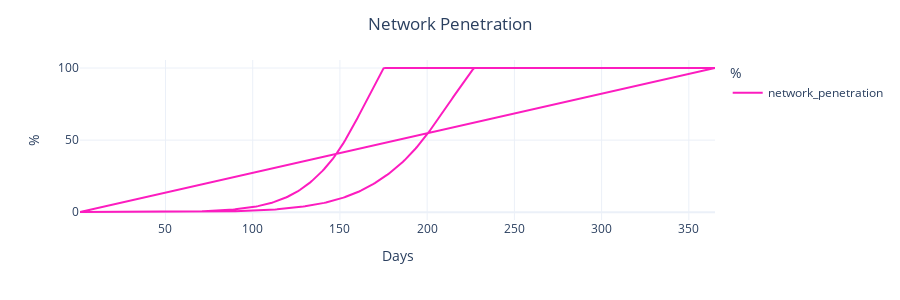

The cell this chart's notebook holds for it:
### Code cell
fig = px.line(
    df_1,
    x='timestep',
    y=['network_penetration'],
    height=300
)

fig.update_layout(
    title="Network Penetration",
    xaxis_title="Days",
    yaxis_title="%",
    legend_title="%")

fig.show()

### Figure 1 — Plotly figure (JSON) as saved in the notebook; plotly's stock layout.template omitted (floating-point values rounded to 4 significant figures; data arrays with more than 128 entries replaced by an {"elided": "..."} marker saying what was removed)
{"data": [{"hovertemplate": "variable=network_penetration<br>timestep=%{x}<br>value=%{y}<extra></extra>", "legendgroup": "network_penetration", "line": {"color": "#FC1CBF", "dash": "solid"}, "mode": "lines", "name": "network_penetration", "orientation": "v", "showlegend": true, "type": "scatter", "x": {"elided": "730 int values"}, "xaxis": "x", "y": {"elided": "730 float values"}, "yaxis": "y"}], "layout": {"height": 300, "legend": {"title": {"text": "%"}, "tracegroupgap": 0}, "margin": {"t": 60}, "title": {"text": "Network Penetration"}, "xaxis": {"anchor": "y", "domain": [0, 1], "title": {"text": "Days"}}, "yaxis": {"anchor": "x", "domain": [0, 1], "title": {"text": "%"}}}}
